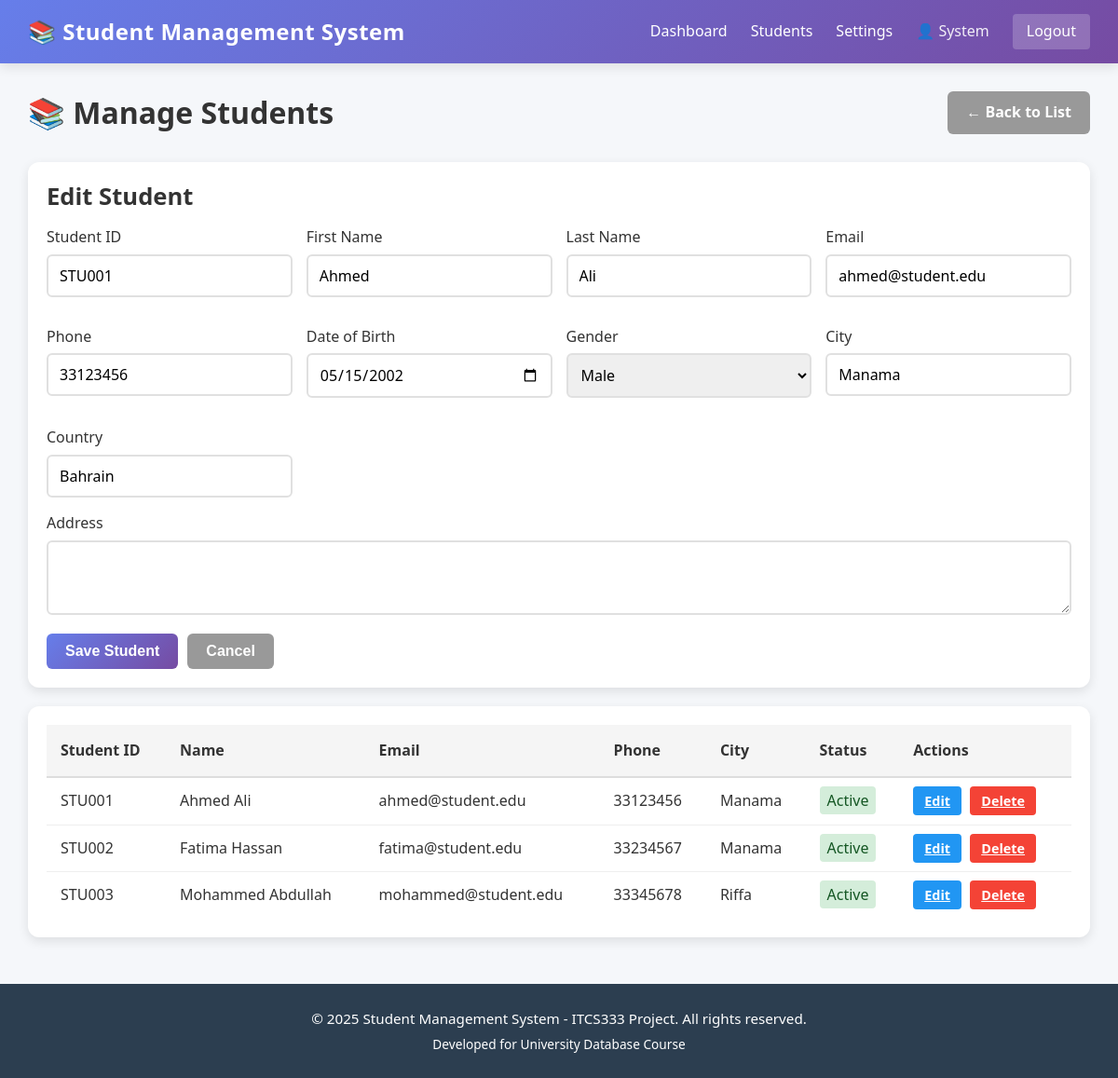
The page /admin_student.php?action=edit&id=1 (signed in) on the database its author committed.
### tables this page shows
CREATE TABLE IF NOT EXISTS students (
    id INT AUTO_INCREMENT PRIMARY KEY,
    student_id VARCHAR(50) UNIQUE NOT NULL,
    first_name VARCHAR(100) NOT NULL,
    last_name VARCHAR(100) NOT NULL,
    email VARCHAR(100) UNIQUE NOT NULL,
    phone VARCHAR(20),
    date_of_birth DATE,
    gender VARCHAR(10),
    address TEXT,
    city VARCHAR(50),
    country VARCHAR(50),
    enrollment_date DATE DEFAULT CURRENT_DATE,
    status VARCHAR(20) DEFAULT 'Active',
    created_at TIMESTAMP DEFAULT CURRENT_TIMESTAMP,
    updated_at TIMESTAMP DEFAULT CURRENT_TIMESTAMP ON UPDATE CURRENT_TIMESTAMP
);

### auth.php (called while the page is built, shortened)
<?php
include 'config.php';
function getAllStudents() {
    global $conn;
    $query = "SELECT * FROM students ORDER BY created_at DESC";
    $result = mysqli_query($conn, $query);
    return mysqli_fetch_all($result, MYSQLI_ASSOC);
}
function getStudent($id) {
    global $conn;
    $id = (int)$id;
    $query = "SELECT * FROM students WHERE id = $id";
    $result = mysqli_query($conn, $query);
    return mysqli_fetch_assoc($result);
}
?>

### admin_student.php (the view, shortened to what this page needs)
<?php
include_once 'config.php';
include_once 'auth.php';
$action = $_GET['action'] ?? '';
$student_id = $_GET['id'] ?? '';
$students = getAllStudents();
$edit_student = null;
if ($action == 'edit' && $student_id) {
    $edit_student = getStudent($student_id);
}
?>
<!DOCTYPE html>
<html lang="en">
<head>
    <link rel="stylesheet" href="assets/style.css">
</head>
<body>
    <?php include 'partials/header.php'; ?>
    <div class="student-container">
        <div class="page-header">
            <h1>📚 Manage Students</h1>
            <?php if ($action == 'edit'): ?>
                <a href="admin_student.php" class="add-btn" style="background: #999; text-decoration: none;">← Back to List</a>
            <?php endif; ?>
        </div>
        <div id="addFormSection" class="form-section" style="display: <?php echo ($action == 'edit') ? 'block' : 'none'; ?>;">
            <h2><?php echo ($action == 'edit') ? 'Edit Student' : 'Add New Student'; ?></h2>
            <form method="POST">
                <div class="form-grid">
                    <div class="form-group">
                        <label for="student_id">Student ID</label>
                        <input type="text" id="student_id" name="student_id" required
                               value="<?php echo $edit_student ? htmlspecialchars($edit_student['student_id']) : ''; ?>"
                               <?php echo $edit_student ? 'readonly' : ''; ?>>
                    </div>
                    <div class="form-group">
                        <label for="first_name">First Name</label>
                        <input type="text" id="first_name" name="first_name" required
                               value="<?php echo $edit_student ? htmlspecialchars($edit_student['first_name']) : ''; ?>">
                    </div>
                    <div class="form-group">
                        <label for="last_name">Last Name</label>
                        <input type="text" id="last_name" name="last_name" required
                               value="<?php echo $edit_student ? htmlspecialchars($edit_student['last_name']) : ''; ?>">
                    </div>
                    <div class="form-group">
                        <label for="email">Email</label>
                        <input type="email" id="email" name="email" required
                               value="<?php echo $edit_student ? htmlspecialchars($edit_student['email']) : ''; ?>">
                    </div>
                    <div class="form-group">
                        <label for="phone">Phone</label>
                        <input type="text" id="phone" name="phone"
                               value="<?php echo $edit_student ? htmlspecialchars($edit_student['phone']) : ''; ?>">
                    </div>
                    <div class="form-group">
                        <label for="dob">Date of Birth</label>
                        <input type="date" id="dob" name="dob"
                               value="<?php echo $edit_student ? htmlspecialchars($edit_student['date_of_birth']) : ''; ?>">
                    </div>
                    <div class="form-group">
                        <label for="gender">Gender</label>
                        <select id="gender" name="gender">
                            <option value="Male" <?php echo ($edit_student && $edit_student['gender'] == 'Male') ? 'selected' : ''; ?>>Male</option>
                        </select>
                    </div>
                    <div class="form-group">
                        <label for="city">City</label>
                        <input type="text" id="city" name="city"
                               value="<?php echo $edit_student ? htmlspecialchars($edit_student['city']) : ''; ?>">
                    </div>
                    <div class="form-group">
                        <label for="country">Country</label>
                        <input type="text" id="country" name="country"
                               value="<?php echo $edit_student ? htmlspecialchars($edit_student['country']) : ''; ?>">
                    </div>
                </div>
                <div class="form-group">
                    <label for="address">Address</label>
                    <textarea id="address" name="address"><?php echo $edit_student ? htmlspecialchars($edit_student['address']) : ''; ?></textarea>
                </div>
                <div class="form-actions">
                    <button type="submit" class="btn btn-submit">Save Student</button>
                    <button type="button" class="btn btn-cancel" onclick="toggleAddForm()">Cancel</button>
                </div>
            </form>
        </div>
        <div class="students-table">
            <?php if (count($students) > 0): ?>
                <table>
                    <thead>
                        <tr>
                            <th>Student ID</th>
                            <th>Name</th>
                            <th>Email</th>
                            <th>Phone</th>
                            <th>City</th>
                            <th>Status</th>
                            <th>Actions</th>
                        </tr>
                    </thead>
                    <tbody>
                        <?php foreach ($students as $student): ?>
                            <tr>
                                <td><?php echo htmlspecialchars($student['student_id']); ?></td>
                                <td><?php echo htmlspecialchars($student['first_name'] . ' ' . $student['last_name']); ?></td>
                                <td><?php echo htmlspecialchars($student['email']); ?></td>
                                <td><?php echo htmlspecialchars($student['phone'] ?? 'N/A'); ?></td>
                                <td><?php echo htmlspecialchars($student['city'] ?? 'N/A'); ?></td>
                                <td><span style="background: #d4edda; color: #155724; padding: 4px 8px; border-radius: 4px;"><?php echo $student['status']; ?></span></td>
                                <td>
                                    <a href="?action=edit&id=<?php echo $student['id']; ?>" class="action-btn edit-btn">Edit</a>
                                    <a href="?action=delete&id=<?php echo $student['id']; ?>" class="action-btn delete-btn" onclick="return confirm('Are you sure?')">Delete</a>
                                </td>
                            </tr>
                        <?php endforeach; ?>
                    </tbody>
                </table>
            <?php else: ?>
                <div class="empty-state">
                    <p>No students found. <a href="#" onclick="toggleAddForm(); return false;">Add the first student</a></p>
                </div>
            <?php endif; ?>
        </div>
    </div>
    <?php include 'partials/footer.php'; ?>
</body>
</html>

### assets/style.css (style rules this page uses)
* { margin: 0; padding: 0; box-sizing: border-box; }
html, body { height: 100%; }
body { font-family: 'Segoe UI', Tahoma, Geneva, Verdana, sans-serif; background: #f5f7fa; color: #333; line-height: 1.6; display: flex; flex-direction: column; min-height: 100vh; }
form { width: 100%; }
.form-group { margin-bottom: 15px; }
label { display: block; margin-bottom: 5px; color: #333; font-weight: 500; }
input[type="text"], input[type="email"], input[type="password"], input[type="date"], input[type="number"], select, textarea { width: 100%; padding: 10px 12px; border: 2px solid #e0e0e0; border-radius: 6px; font-size: 1em; font-family: inherit; transition: border-color 0.3s, box-shadow 0.3s; }
textarea { resize: vertical; min-height: 100px; }
button, .btn, .button { padding: 10px 20px; border: none; border-radius: 6px; font-size: 1em; font-weight: 600; cursor: pointer; transition: all 0.3s; display: inline-block; text-align: center; text-decoration: none; white-space: nowrap; }
.btn-primary, .btn-submit { background: linear-gradient(135deg, #667eea 0%, #764ba2 100%); color: white; }
.btn-secondary, .btn-cancel { background: #999; color: white; }
.card, .form-section, .students-table { background: white; border-radius: 12px; box-shadow: 0 4px 12px rgba(0, 0, 0, 0.1); padding: 20px; margin-bottom: 20px; }
table { width: 100%; border-collapse: collapse; background: white; }
thead { background: #f5f5f5; }
th { padding: 15px; text-align: left; font-weight: 600; color: #333; border-bottom: 2px solid #ddd; }
td { padding: 12px 15px; border-bottom: 1px solid #eee; }
tbody tr:last-child td { border-bottom: none; }
h1, h2, h3, h4, h5, h6 { color: #333; margin-bottom: 15px; line-height: 1.3; }
h1 { font-size: 2em; }
h2 { font-size: 1.6em; }

### admin_student.php (style rules this page uses)
.student-container { padding: 30px; }
.page-header { display: flex; justify-content: space-between; align-items: center; margin-bottom: 30px; flex-wrap: wrap; }
.page-header h1 { margin: 0; color: #333; }
.add-btn { background: linear-gradient(135deg, #4CAF50 0%, #45a049 100%); color: white; padding: 10px 20px; border-radius: 6px; text-decoration: none; font-weight: 600; cursor: pointer; border: none; transition: transform 0.3s; }
.form-section { background: white; padding: 30px; border-radius: 12px; box-shadow: 0 4px 12px rgba(0, 0, 0, 0.1); margin-bottom: 30px; }
.form-grid { display: grid; grid-template-columns: repeat(auto-fit, minmax(250px, 1fr)); gap: 15px; }
.form-group { display: flex; flex-direction: column; }
.form-group label { margin-bottom: 5px; color: #333; font-weight: 500; }
.form-group input, .form-group select, .form-group textarea { padding: 10px; border: 2px solid #e0e0e0; border-radius: 6px; font-family: inherit; transition: border-color 0.3s; }
.form-group textarea { resize: vertical; min-height: 80px; }
.form-actions { display: flex; gap: 10px; margin-top: 20px; }
.btn { padding: 10px 20px; border: none; border-radius: 6px; font-weight: 600; cursor: pointer; transition: transform 0.3s; }
.btn-submit { background: #667eea; color: white; }
.btn-cancel { background: #999; color: white; }
.students-table { background: white; border-radius: 12px; box-shadow: 0 4px 12px rgba(0, 0, 0, 0.1); overflow: hidden; }
table { width: 100%; border-collapse: collapse; }
thead { background: #f5f5f5; }
th { padding: 15px; text-align: left; font-weight: 600; color: #333; border-bottom: 2px solid #ddd; }
td { padding: 12px 15px; border-bottom: 1px solid #eee; }
.action-btn { padding: 6px 12px; margin-right: 5px; border: none; border-radius: 4px; cursor: pointer; font-size: 0.9em; font-weight: 600; transition: transform 0.2s; }
.edit-btn { background: #2196F3; color: white; }
.delete-btn { background: #f44336; color: white; }

### rows shown on the page
students: student_id "STU001", first_name "Ahmed", last_name "Ali", email "ahmed@student.edu", phone "33123456", dob "05/15/2002", gender "Male", city "Manama", country "Bahrain", student "STU001", first_name+last_name "Ahmed Ali", status "Active"
students: student "STU002", first_name+last_name "Fatima Hassan", email "fatima@student.edu", phone "33234567", city "Manama", status "Active"
students: student "STU003", first_name+last_name "Mohammed Abdullah", email "mohammed@student.edu", phone "33345678", city "Riffa", status "Active"

### other values the page prints
$_SESSION['first_name'] "System"
